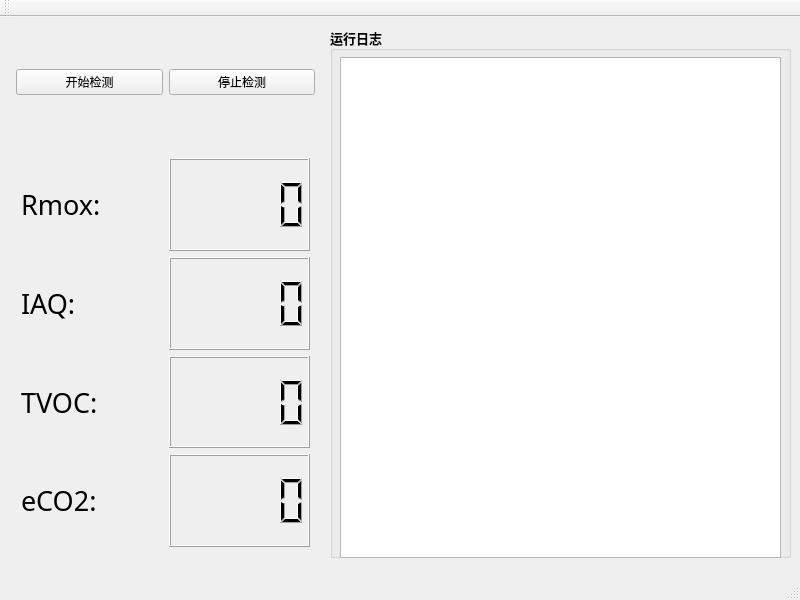
<?xml version="1.0" encoding="UTF-8"?>
<ui version="4.0">
 <class>MainWindow</class>
 <widget class="QMainWindow" name="MainWindow">
  <property name="geometry">
   <rect>
    <x>0</x>
    <y>0</y>
    <width>800</width>
    <height>600</height>
   </rect>
  </property>
  <property name="windowTitle">
   <string>IDT_Demo</string>
  </property>
  <property name="windowIcon">
   <iconset resource="idt_rcs.qrc">
    <normaloff>:/IDTIcon.ico</normaloff>:/IDTIcon.ico</iconset>
  </property>
  <widget class="QWidget" name="centralWidget">
   <widget class="QGroupBox" name="groupBox">
    <property name="geometry">
     <rect>
      <x>330</x>
      <y>10</y>
      <width>461</width>
      <height>531</height>
     </rect>
    </property>
    <property name="font">
     <font>
      <family>微软雅黑</family>
      <pointsize>10</pointsize>
      <weight>75</weight>
      <bold>true</bold>
     </font>
    </property>
    <property name="title">
     <string>运行日志</string>
    </property>
    <widget class="QTextEdit" name="textEdit">
     <property name="geometry">
      <rect>
       <x>10</x>
       <y>30</y>
       <width>441</width>
       <height>501</height>
      </rect>
     </property>
     <property name="font">
      <font>
       <family>微软雅黑</family>
       <weight>50</weight>
       <bold>false</bold>
      </font>
     </property>
     <property name="autoFillBackground">
      <bool>false</bool>
     </property>
     <property name="readOnly">
      <bool>true</bool>
     </property>
    </widget>
   </widget>
   <widget class="QWidget" name="horizontalLayoutWidget">
    <property name="geometry">
     <rect>
      <x>5</x>
      <y>10</y>
      <width>321</width>
      <height>111</height>
     </rect>
    </property>
    <layout class="QHBoxLayout" name="horizontalLayout">
     <item>
      <widget class="QPushButton" name="btnStart">
       <property name="text">
        <string>开始检测</string>
       </property>
      </widget>
     </item>
     <item>
      <widget class="QPushButton" name="btnStop">
       <property name="text">
        <string>停止检测</string>
       </property>
      </widget>
     </item>
    </layout>
   </widget>
   <widget class="QWidget" name="verticalLayoutWidget">
    <property name="geometry">
     <rect>
      <x>10</x>
      <y>130</y>
      <width>311</width>
      <height>411</height>
     </rect>
    </property>
    <layout class="QVBoxLayout" name="verticalLayout">
     <item>
      <layout class="QHBoxLayout" name="horizontalLayout_2">
       <item>
        <widget class="QLabel" name="label">
         <property name="font">
          <font>
           <family>微软雅黑</family>
           <pointsize>20</pointsize>
          </font>
         </property>
         <property name="text">
          <string>Rmox:</string>
         </property>
        </widget>
       </item>
       <item>
        <widget class="QLCDNumber" name="lcdRmox">
         <property name="smallDecimalPoint">
          <bool>false</bool>
         </property>
         <property name="segmentStyle">
          <enum>QLCDNumber::Filled</enum>
         </property>
        </widget>
       </item>
      </layout>
     </item>
     <item>
      <layout class="QHBoxLayout" name="horizontalLayout_3">
       <item>
        <widget class="QLabel" name="label_2">
         <property name="font">
          <font>
           <family>微软雅黑</family>
           <pointsize>20</pointsize>
          </font>
         </property>
         <property name="text">
          <string>IAQ:</string>
         </property>
        </widget>
       </item>
       <item>
        <widget class="QLCDNumber" name="lcdIAQ"/>
       </item>
      </layout>
     </item>
     <item>
      <layout class="QHBoxLayout" name="horizontalLayout_4">
       <item>
        <widget class="QLabel" name="label_3">
         <property name="font">
          <font>
           <family>微软雅黑</family>
           <pointsize>20</pointsize>
          </font>
         </property>
         <property name="text">
          <string>TVOC:</string>
         </property>
        </widget>
       </item>
       <item>
        <widget class="QLCDNumber" name="lcdTVOC"/>
       </item>
      </layout>
     </item>
     <item>
      <layout class="QHBoxLayout" name="horizontalLayout_5">
       <item>
        <widget class="QLabel" name="label_4">
         <property name="font">
          <font>
           <family>微软雅黑</family>
           <pointsize>20</pointsize>
          </font>
         </property>
         <property name="text">
          <string>eCO2:</string>
         </property>
        </widget>
       </item>
       <item>
        <widget class="QLCDNumber" name="lcdeCO2"/>
       </item>
      </layout>
     </item>
    </layout>
   </widget>
  </widget>
  <widget class="QMenuBar" name="menuBar">
   <property name="geometry">
    <rect>
     <x>0</x>
     <y>0</y>
     <width>800</width>
     <height>17</height>
    </rect>
   </property>
  </widget>
  <widget class="QToolBar" name="mainToolBar">
   <attribute name="toolBarArea">
    <enum>TopToolBarArea</enum>
   </attribute>
   <attribute name="toolBarBreak">
    <bool>false</bool>
   </attribute>
  </widget>
  <widget class="QStatusBar" name="statusBar"/>
 </widget>
 <layoutdefault spacing="6" margin="11"/>
 <resources>
  <include location="idt_rcs.qrc"/>
 </resources>
 <connections/>
</ui>
